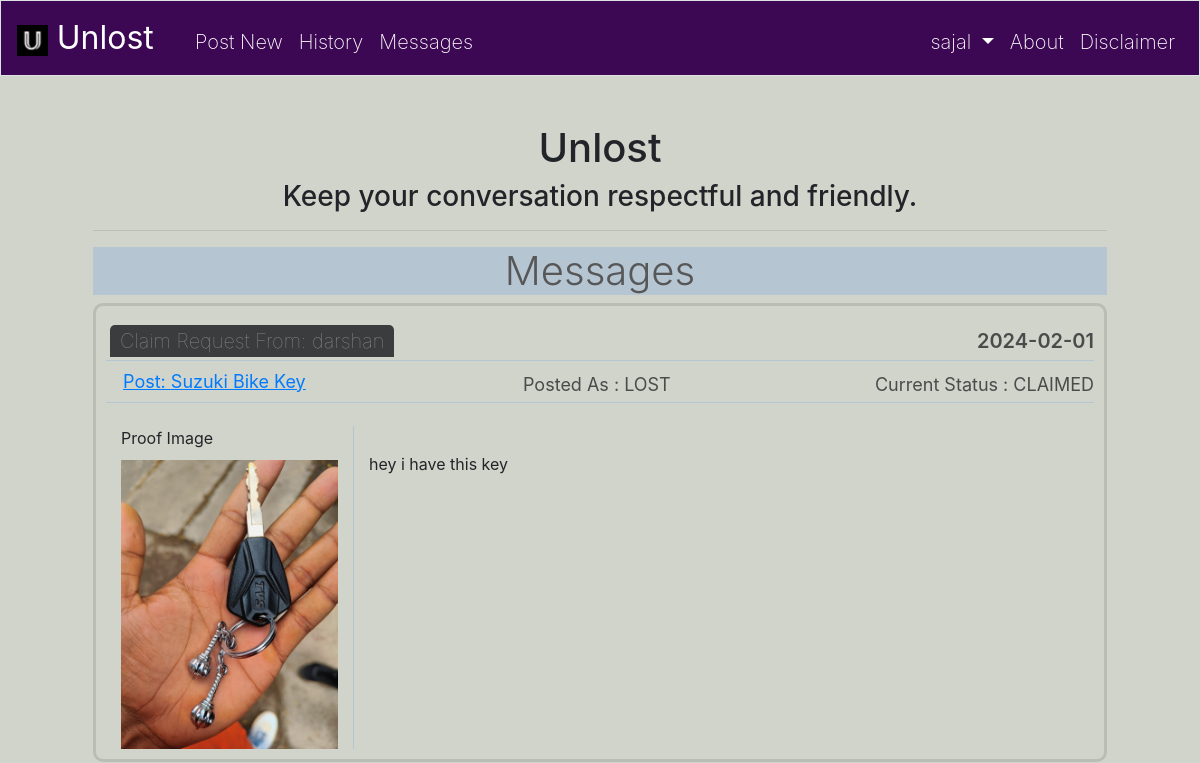
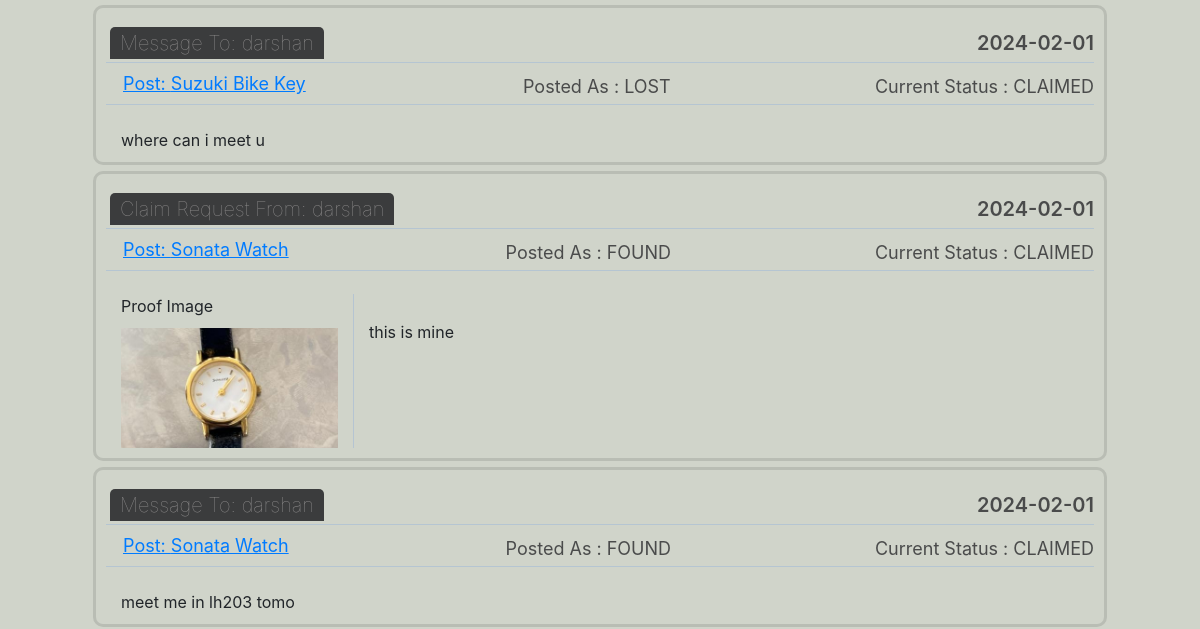
Page /messages (signed in, upper part) on the earlier database version (2 pictures, top to bottom).
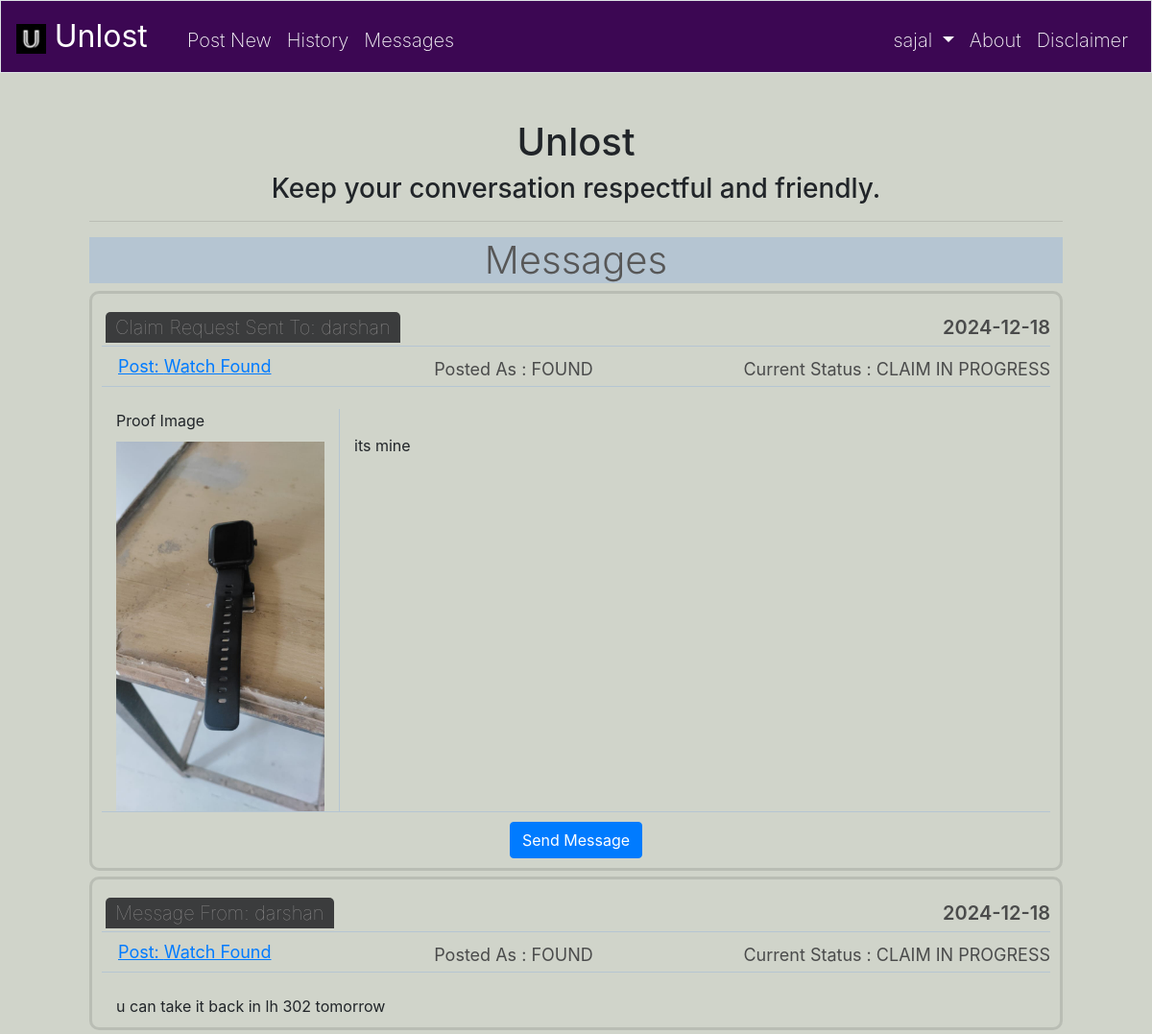
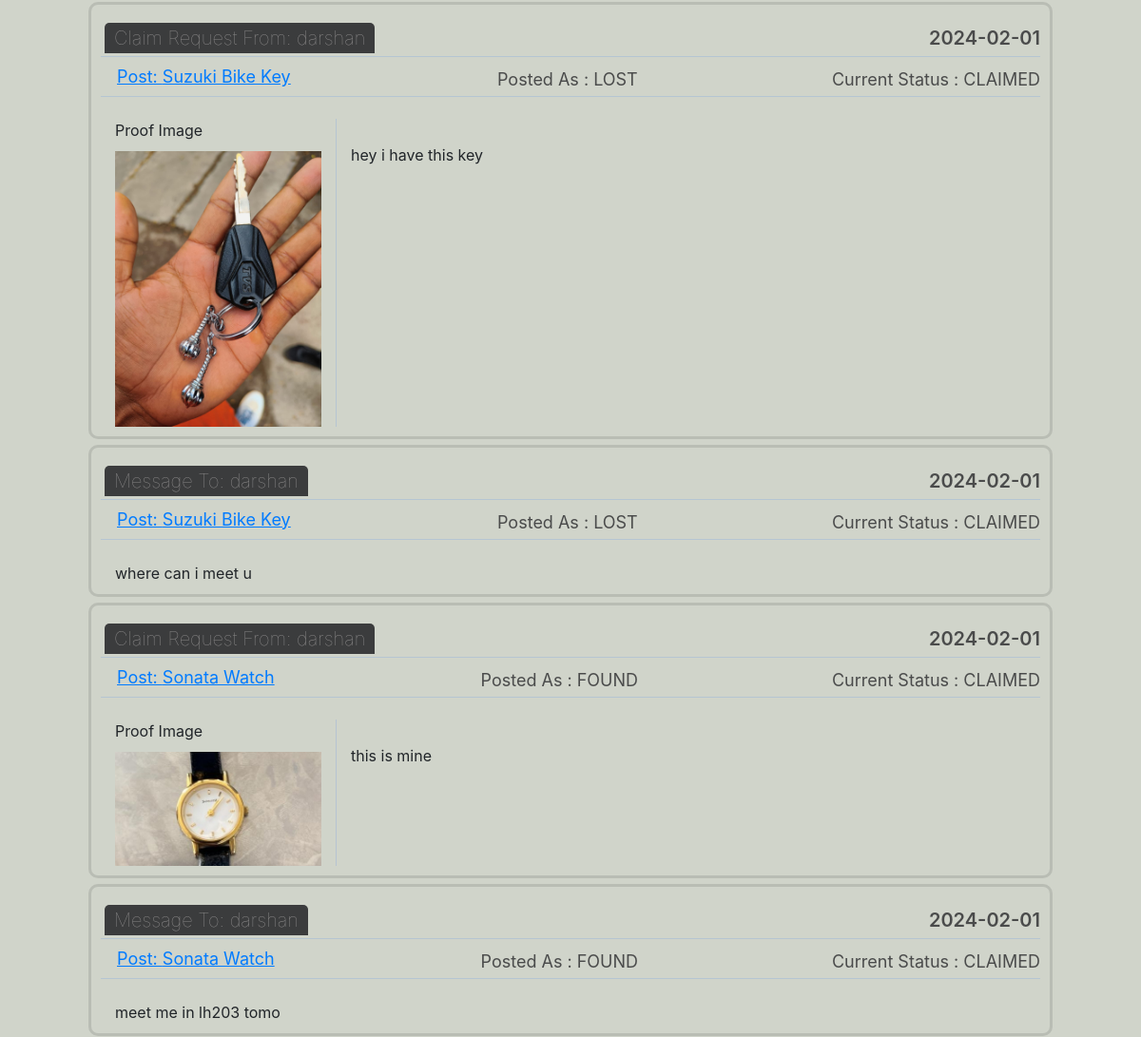
Same page on the later database version (2 pictures, top to bottom).
### tables this page shows
CREATE TABLE 'users' ('id' integer PRIMARY KEY NOT NULL, 'username' text NOT NULL, 'hash' text NOT NULL, 'email' text NOT NULL, 'phone' text NOT NULL);

CREATE TABLE 'posts' ('post_id' integer PRIMARY KEY NOT NULL, 'type' text NOT NULL, 'category' text NOT NULL, 'location' text NOT NULL, 'date' date NOT NULL, 'posted_by' integer NOT NULL, 'claimed_by' INTEGER, 'status' text DEFAULT 'unclaimed','desc' text NOT NULL  , 'title'  text NOT NULL  , 'image_id'  INTEGER NOT NULL  );

CREATE TABLE 'messages' ('message_id' integer PRIMARY KEY NOT NULL, 'sender_id' integer NOT NULL, 'receiver_id' integer NOT NULL, 'message' text NOT NULL, 'post_id' integer NOT NULL, 'proof_image_id' integer, 'type' text NOT NULL, 'date'  date NOT NULL DEFAULT CURRENT_DATE  , 'status' text);

### app.py (the view)
@app.route("/messages", methods=["GET"])
@login_required
def messages():
    rows = db.execute("SELECT * FROM (SELECT * from messages  WHERE sender_id = :user_id OR receiver_id = :user_id ORDER BY post_id DESC) ORDER BY date DESC", user_id = session["user_id"])
    data = []
    for row in rows:
        if row["status"] != "deleted":
            hash = {}
            hash["message_id"] = row["message_id"]
            hash["sender_id"] = row["sender_id"]
            hash["receiver_id"] = row["receiver_id"]
            hash["message"] = row["message"]
            hash["post_id"] = row["post_id"]
            hash["proof_image_id"] = row["proof_image_id"]
            hash["type"] = row["type"]
            hash["date"] = row["date"]
            conn = db.execute("SELECT username from users where id = :sender_id", sender_id = hash["sender_id"])
            hash["sender_name"] = conn[0]["username"]
            conn = db.execute("SELECT username from users where id = :receiver_id", receiver_id = hash["receiver_id"])
            hash["receiver_name"] = conn[0]["username"]
            conn = db.execute("SELECT title, type, status from posts where post_id = :post_id and posts.status <> 'deleted' ", post_id = hash["post_id"])
            hash["post_title"] = conn[0]["title"].title()
            hash["post_type"] = conn[0]["type"].upper()
            hash["post_status"] = conn[0]["status"].upper()
            data.append(hash)
    return render_template("messages.html", data = data)

### app.py (called while the page is built)
@app.after_request
def after_request(response):
    response.headers["Cache-Control"] = "no-cache, no-store, must-revalidate"
    response.headers["Expires"] = 0
    response.headers["Pragma"] = "no-cache"
    return response

### helpers.py (called while the page is built)
def login_required(f):
    @wraps(f)
    def decorated_function(*args, **kwargs):
        if session.get("user_id") is None:
            return redirect("/login")
        return f(*args, **kwargs)
    return decorated_function

### templates/messages.html (shortened to what this page needs)
{% extends "layout.html" %}
{% block main %}
<div class="container">
    <h1 class="center">Unlost</h1>
    <h3 class="center">Keep your conversation respectful and friendly.</h3>
    <hr>
    <h4 class="feed">Messages </h4>
    <div class="row mt-1 left">
        <div class="col-md-12">
            <ul class="stepper stepper-vertical">
                {% for item in data %}
                <div class="container post-container">
                    <div class="header">
                        <span class="type">
                            {% if item["type"] == "claim" %}
                            {% if item["sender_id"] == session.user_id %}
                            Claim Request Sent To: {{ item["receiver_name"] }}
                            {% else %}
                            Claim Request From: {{ item["sender_name"] }}
                            {% endif %}
                            {% else %}
                            {% if item["sender_id"] == session.user_id %}
                            Message To: {{ item["receiver_name"] }}
                            {% else %}
                            Message From: {{ item["sender_name"] }}
                            {% endif %}
                            {% endif %}
                        </span>
                        <span class="date" style="float:right">
                            {{ item["date"] }}
                        </span>
                    </div>
                    <div class="title-row" style="text-align: center;">
                        <span class="title" style="float: left; text-decoration: underline;">
                            <form action="/post_detail" method="post" class="message-form center container"
                                style="padding: 0;">
                                <button class="btn btn-link post_detail_btn" type="submit" name="post_id" value={{
                                    item["post_id"] }} style="text-decoration: underline;">
                                    Post: {{item["post_title"]}}
                                </button>
                            </form>
                        </span>
                        <span class="">
                            Posted As : {{ item["post_type"] }}
                        </span>
                        <span class="" style="float: right;">
                            Current Status : {{ item["post_status"] }}
                        </span>
                    </div>
                    {% if item["type"] == "claim" %}
                    <div class="row message-content">
                        <div class="col-sm photo-grid">
                            <span class="title" style="float: left;">
                                Proof Image
                            </span>
                            <span class="photo">
                                <img src="/static/proofs/{{ item["proof_image_id"] }}.jpg">
                            </span>
                        </div>
                        <div class="col-sm message">
                            <span class="">
                                {{ item["message"] }}
                            </span>
                        </div>
                        {% if item["post_status"] != "CLAIMED" %}
                        <form action="/message_form" method="post" class="message-form center container"
                            enctype=multipart/form-data>
                            {% if item["sender_id"] == session.user_id %}
                            <button class="btn btn-primary" type="submit" name="receiver-id" value={{item["receiver_id"]}}>Send Message</button>
                            {% else %}
                            <button class="btn btn-primary" type="submit" name="receiver-id" value={{item["sender_id"]}}>Send Message</button>
                            {% endif %}
                        </form>
                        {% endif %}
                    </div>
                    {% else %}
                    <div class="row message-content">
                        <div class="col-sm">
                            <span class="">
                                {{ item["message"]}}
                            </span>
                        </div>
                    </div>
                    {% endif %}
                </div>
                {% endfor %}
            </ul>
        </div>
    </div>
</div>
{% endblock %}

### templates/layout.html (shortened to what this page needs)
<!DOCTYPE html>
<html lang="en">
<head>
    <link href="https://maxcdn.bootstrapcdn.com/bootstrap/4.1.3/css/bootstrap.min.css" rel="stylesheet">
    <link href="/static/styles.css" rel="stylesheet">
</head>
<body>
    <nav class="navbar navbar-expand-md navbar-dark bg-primary navbar-custom border sticky-top">
        <a class="navbar-brand" href="/">
            <img src="/static/favicon.ico" alt="" width="40" height="40" class="d-inline-block align-left"
                style="width: 20%; height: 20%;">
            <span class="white"> Unlost </span>
        </a>
        <div class="collapse navbar-collapse" id="navbar">
            {% if session.user_id %}
            <ul class="navbar-nav mr-auto mt-2">
                <li class="nav-item"><a class="nav-link" href="/post">Post New</a></li>
                <li class="nav-item"><a class="nav-link" href="/history">History</a></li>
                <li class="nav-item"><a class="nav-link" href="/messages">Messages</a></li>
            </ul>
            <ul class="navbar-nav ml-auto mt-2">
                <li class="nav-item dropdown">
                    <a class="nav-link dropdown-toggle" href="#" id="navbarDarkDropdownMenuLink" role="button"
                        data-bs-toggle="dropdown" aria-expanded="false">
                        {{ session["username"] }}
                    </a>
                </li>
                <li class="nav-item"><a class="nav-link" href="/about">About</a></li>
                <li class="nav-item"><a class="nav-link" href="/disclaimer">Disclaimer</a></li>
            </ul>
            {% endif %}
        </div>
    </nav>
    <main class="container p-5">
        {% block main %}{% endblock %}
    </main>
    <br><br>
</body>
</html>

### static/styles.css (style rules this page uses)
nav .navbar-brand { font-size: xx-large; }
html, body { background-color: #D0D4CA; }
body .navbar-custom { background-color: #3C0753 !important; }
.navbar-dark .navbar-nav .nav-link { color: rgb(255, 255, 255) !important; font-size: 20px !important; font-weight: 200 !important; }
main { overflow-x: auto; text-align: center; }
main img { max-width: 100%; }
.mt-1, .my-1 { margin-top: .25rem !important; }
.row { display: -ms-flexbox; display: flex; -ms-flex-wrap: wrap; flex-wrap: wrap; margin-right: -15px; margin-left: -15px; }
.col-md-12 { -ms-flex: 0 0 100%; flex: 0 0 100%; max-width: 100%; }
.col-md-12 { position: relative; width: 100%; min-height: 1px; padding-right: 15px; padding-left: 15px; }
.center { text-align: center; }
.left { text-align: left; }
.header, .title-row { border-bottom: 1px solid #1e6dff26; padding-bottom: 4px; padding-top: 10px; padding-left: 4px; color: #4a4b4b; }
.header span { font-size: 20px; font-weight: 600; }
.header .type { background: #3b3c3d; padding: 4px 10px 4px 10px; color: rgb(146, 144, 144); border-radius: 5px 5px 0 0; font-weight: 100; }
.title-row span { font-size: 18px; font-weight: 400; }
.photo-grid { overflow: auto; }
.post-container { border: 3px solid #35363626; border-radius: 10px; padding: 10px; margin-bottom: 6px; }
.post-content, .message-content { padding: 15px 15px 0 15px; }
.message-content .message { border-left: 1px solid #1e6dff26; padding-top: 26px; }
.message-content img { padding-top: 10px; display: block; }
.message-content .photo-grid { max-width: 25%; }
.message-content form { padding-top: 10px; border-top: 1px solid #1e6dff26; }
.feed { font-size: 40px; font-weight: 300; background: #1e6dff26; color: #575757; }
.stepper-vertical { padding: 0px; }
.post_detail_btn { font-size: 18px; font-weight: 400; margin-top: -10px; }

Differences in the rows shown:
added posts: receiver_name "darshan", date "2024-12-18", {{ item["post_id"] }} 18 (drawn), post_title "Watch Found", post_type "FOUND", post_status "CLAIM IN PROGRESS", shows a picture, message "its mine", {{ item["receiver_id"] }} 12 (drawn), sender_name "darshan", message "u can take it back in lh 302 tomorrow"
